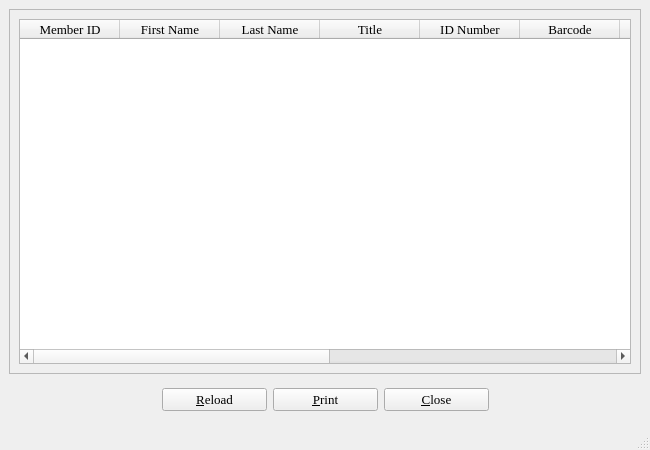
<ui version="4.0" >
 <class>historyDialog</class>
 <widget class="QMainWindow" name="historyDialog" >
  <property name="geometry" >
   <rect>
    <x>0</x>
    <y>0</y>
    <width>650</width>
    <height>450</height>
   </rect>
  </property>
  <property name="minimumSize" >
   <size>
    <width>650</width>
    <height>450</height>
   </size>
  </property>
  <property name="font" >
   <font>
    <family>Times</family>
    <pointsize>10</pointsize>
   </font>
  </property>
  <property name="windowTitle" >
   <string>BiblioteQ: Member's Reservation History</string>
  </property>
  <property name="windowIcon" >
   <iconset>
    <normaloff>icons.d/book.gif</normaloff>icons.d/book.gif</iconset>
  </property>
  <widget class="QWidget" name="centralwidget" >
   <layout class="QVBoxLayout" >
    <item>
     <widget class="QFrame" name="frame" >
      <property name="frameShape" >
       <enum>QFrame::StyledPanel</enum>
      </property>
      <property name="frameShadow" >
       <enum>QFrame::Raised</enum>
      </property>
      <layout class="QVBoxLayout" >
       <item>
        <widget class="QTableWidget" name="table" >
         <property name="focusPolicy" >
          <enum>Qt::StrongFocus</enum>
         </property>
         <property name="editTriggers" >
          <set>QAbstractItemView::NoEditTriggers</set>
         </property>
         <property name="alternatingRowColors" >
          <bool>true</bool>
         </property>
         <property name="selectionMode" >
          <enum>QAbstractItemView::SingleSelection</enum>
         </property>
         <property name="selectionBehavior" >
          <enum>QAbstractItemView::SelectRows</enum>
         </property>
         <property name="verticalScrollMode" >
          <enum>QAbstractItemView::ScrollPerItem</enum>
         </property>
         <property name="horizontalScrollMode" >
          <enum>QAbstractItemView::ScrollPerPixel</enum>
         </property>
         <property name="sortingEnabled" >
          <bool>true</bool>
         </property>
         <property name="cornerButtonEnabled" >
          <bool>false</bool>
         </property>
         <column>
          <property name="text" >
           <string>Member ID</string>
          </property>
         </column>
         <column>
          <property name="text" >
           <string>First Name</string>
          </property>
         </column>
         <column>
          <property name="text" >
           <string>Last Name</string>
          </property>
         </column>
         <column>
          <property name="text" >
           <string>Title</string>
          </property>
         </column>
         <column>
          <property name="text" >
           <string>ID Number</string>
          </property>
         </column>
         <column>
          <property name="text" >
           <string>Barcode</string>
          </property>
         </column>
         <column>
          <property name="text" >
           <string>Type</string>
          </property>
         </column>
         <column>
          <property name="text" >
           <string>Reservation Date</string>
          </property>
         </column>
         <column>
          <property name="text" >
           <string>Due Date</string>
          </property>
         </column>
         <column>
          <property name="text" >
           <string>Returned Date</string>
          </property>
         </column>
         <column>
          <property name="text" >
           <string>Lender</string>
          </property>
         </column>
         <column>
          <property name="text" >
           <string>MYOID</string>
          </property>
         </column>
        </widget>
       </item>
      </layout>
     </widget>
    </item>
    <item>
     <layout class="QHBoxLayout" >
      <item>
       <widget class="QToolButton" name="prevTool" >
        <property name="toolTip" >
         <string>Previous Member</string>
        </property>
        <property name="icon" >
         <iconset>
          <normaloff>icons.d/32x32/previous.png</normaloff>icons.d/32x32/previous.png</iconset>
        </property>
        <property name="iconSize" >
         <size>
          <width>32</width>
          <height>32</height>
         </size>
        </property>
        <property name="autoRaise" >
         <bool>true</bool>
        </property>
       </widget>
      </item>
      <item>
       <spacer>
        <property name="orientation" >
         <enum>Qt::Horizontal</enum>
        </property>
        <property name="sizeHint" stdset="0" >
         <size>
          <width>51</width>
          <height>26</height>
         </size>
        </property>
       </spacer>
      </item>
      <item>
       <widget class="QPushButton" name="reloadButton" >
        <property name="minimumSize" >
         <size>
          <width>105</width>
          <height>0</height>
         </size>
        </property>
        <property name="text" >
         <string>&amp;Reload</string>
        </property>
        <property name="icon" >
         <iconset>
          <normaloff>icons.d/16x16/reload.png</normaloff>icons.d/16x16/reload.png</iconset>
        </property>
       </widget>
      </item>
      <item>
       <widget class="QPushButton" name="printButton" >
        <property name="minimumSize" >
         <size>
          <width>105</width>
          <height>0</height>
         </size>
        </property>
        <property name="font" >
         <font>
          <family>Times</family>
          <pointsize>10</pointsize>
         </font>
        </property>
        <property name="text" >
         <string>&amp;Print</string>
        </property>
        <property name="icon" >
         <iconset>
          <normaloff>icons.d/16x16/fileprint.png</normaloff>icons.d/16x16/fileprint.png</iconset>
        </property>
       </widget>
      </item>
      <item>
       <widget class="QPushButton" name="cancelButton" >
        <property name="minimumSize" >
         <size>
          <width>105</width>
          <height>0</height>
         </size>
        </property>
        <property name="font" >
         <font>
          <family>Times</family>
          <pointsize>10</pointsize>
         </font>
        </property>
        <property name="text" >
         <string>&amp;Close</string>
        </property>
        <property name="icon" >
         <iconset>
          <normaloff>icons.d/16x16/cancel.png</normaloff>icons.d/16x16/cancel.png</iconset>
        </property>
       </widget>
      </item>
      <item>
       <spacer>
        <property name="orientation" >
         <enum>Qt::Horizontal</enum>
        </property>
        <property name="sizeHint" stdset="0" >
         <size>
          <width>21</width>
          <height>26</height>
         </size>
        </property>
       </spacer>
      </item>
      <item>
       <widget class="QToolButton" name="nextTool" >
        <property name="toolTip" >
         <string>Next Member</string>
        </property>
        <property name="icon" >
         <iconset>
          <normaloff>icons.d/32x32/next.png</normaloff>icons.d/32x32/next.png</iconset>
        </property>
        <property name="iconSize" >
         <size>
          <width>32</width>
          <height>32</height>
         </size>
        </property>
        <property name="autoRaise" >
         <bool>true</bool>
        </property>
       </widget>
      </item>
     </layout>
    </item>
   </layout>
  </widget>
  <widget class="QStatusBar" name="statusbar" />
 </widget>
 <resources/>
 <connections>
  <connection>
   <sender>cancelButton</sender>
   <signal>clicked()</signal>
   <receiver>historyDialog</receiver>
   <slot>close()</slot>
   <hints>
    <hint type="sourcelabel" >
     <x>440</x>
     <y>397</y>
    </hint>
    <hint type="destinationlabel" >
     <x>324</x>
     <y>224</y>
    </hint>
   </hints>
  </connection>
 </connections>
</ui>
